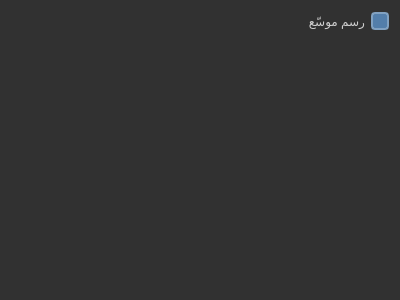
<?xml version="1.0" encoding="UTF-8"?>
<ui version="4.0">
 <class>RelationsGraphDialog</class>
 <widget class="QDialog" name="RelationsGraphDialog">
  <property name="geometry">
   <rect>
    <x>0</x>
    <y>0</y>
    <width>400</width>
    <height>300</height>
   </rect>
  </property>
  <property name="windowTitle">
   <string>Path</string>
  </property>
  <property name="styleSheet">
   <string notr="true">QWidget {
    background-color: rgb(49, 49, 49);
    color: rgb(207, 207, 207);
    font: 400 16pt &quot;Calibri&quot;;
}

/* Checkbox styling */
QCheckBox::indicator {
    width: 14px;
    height: 14px;
    border: 2px solid #81A1C1;
    border-radius: 4px;
    background-color: #3B4252;
}

QCheckBox::indicator:checked {
    background-color: #537EAA;
}

QCheckBox::indicator:hover {
    background-color: #47607E;
}
</string>
  </property>
  <layout class="QVBoxLayout" name="verticalLayout">
   <item>
    <layout class="QGridLayout" name="gridLayout">
     <item row="0" column="1">
      <spacer name="horizontalSpacer">
       <property name="orientation">
        <enum>Qt::Horizontal</enum>
       </property>
       <property name="sizeHint" stdset="0">
        <size>
         <width>40</width>
         <height>20</height>
        </size>
       </property>
      </spacer>
     </item>
     <item row="0" column="2">
      <widget class="QCheckBox" name="expandedGraphCheckbox">
       <property name="layoutDirection">
        <enum>Qt::RightToLeft</enum>
       </property>
       <property name="text">
        <string>رسم موسّع</string>
       </property>
       <property name="checked">
        <bool>true</bool>
       </property>
      </widget>
     </item>
     <item row="1" column="0" colspan="3">
      <widget class="NetworkXGraph" name="graphWidget" native="true">
       <layout class="QVBoxLayout" name="verticalLayout_2"/>
      </widget>
     </item>
    </layout>
   </item>
  </layout>
 </widget>
 <customwidgets>
  <customwidget>
   <class>NetworkXGraph</class>
   <extends>QWidget</extends>
   <header>my_widgets.networkx_graph</header>
   <container>1</container>
  </customwidget>
 </customwidgets>
 <resources/>
 <connections/>
</ui>
